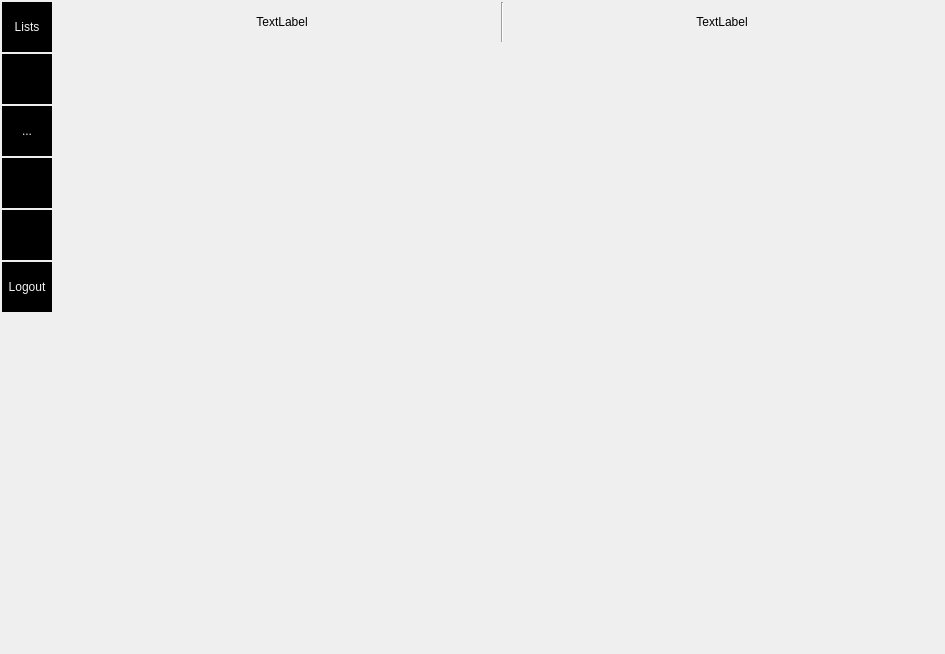
<?xml version="1.0" encoding="UTF-8"?>
<ui version="4.0">
 <class>MainPage</class>
 <widget class="QWidget" name="MainPage">
  <property name="geometry">
   <rect>
    <x>0</x>
    <y>0</y>
    <width>945</width>
    <height>654</height>
   </rect>
  </property>
  <property name="windowTitle">
   <string>Form</string>
  </property>
  <layout class="QGridLayout" name="gridLayout">
   <property name="leftMargin">
    <number>2</number>
   </property>
   <property name="topMargin">
    <number>2</number>
   </property>
   <property name="rightMargin">
    <number>2</number>
   </property>
   <property name="bottomMargin">
    <number>2</number>
   </property>
   <property name="spacing">
    <number>2</number>
   </property>
   <item row="0" column="1">
    <layout class="QGridLayout" name="gridLayout_2">
     <item row="0" column="0">
      <widget class="QWidget" name="BalanceHolder" native="true">
       <property name="minimumSize">
        <size>
         <width>0</width>
         <height>40</height>
        </size>
       </property>
       <property name="maximumSize">
        <size>
         <width>16777215</width>
         <height>40</height>
        </size>
       </property>
       <property name="styleSheet">
        <string notr="true"/>
       </property>
       <layout class="QHBoxLayout" name="horizontalLayout">
        <property name="leftMargin">
         <number>16</number>
        </property>
        <property name="topMargin">
         <number>0</number>
        </property>
        <property name="bottomMargin">
         <number>0</number>
        </property>
        <item>
         <spacer name="horizontalSpacer_3">
          <property name="orientation">
           <enum>Qt::Horizontal</enum>
          </property>
          <property name="sizeHint" stdset="0">
           <size>
            <width>40</width>
            <height>20</height>
           </size>
          </property>
         </spacer>
        </item>
        <item>
         <widget class="QLabel" name="CurrentBalance">
          <property name="styleSheet">
           <string notr="true">color: black;</string>
          </property>
          <property name="text">
           <string>TextLabel</string>
          </property>
          <property name="alignment">
           <set>Qt::AlignCenter</set>
          </property>
         </widget>
        </item>
        <item>
         <spacer name="horizontalSpacer_2">
          <property name="orientation">
           <enum>Qt::Horizontal</enum>
          </property>
          <property name="sizeHint" stdset="0">
           <size>
            <width>40</width>
            <height>20</height>
           </size>
          </property>
         </spacer>
        </item>
        <item>
         <widget class="Line" name="line">
          <property name="sizePolicy">
           <sizepolicy hsizetype="Fixed" vsizetype="Preferred">
            <horstretch>0</horstretch>
            <verstretch>0</verstretch>
           </sizepolicy>
          </property>
          <property name="minimumSize">
           <size>
            <width>0</width>
            <height>0</height>
           </size>
          </property>
          <property name="orientation">
           <enum>Qt::Vertical</enum>
          </property>
         </widget>
        </item>
        <item>
         <spacer name="horizontalSpacer">
          <property name="orientation">
           <enum>Qt::Horizontal</enum>
          </property>
          <property name="sizeHint" stdset="0">
           <size>
            <width>40</width>
            <height>20</height>
           </size>
          </property>
         </spacer>
        </item>
        <item>
         <widget class="QLabel" name="ProjectedBalance">
          <property name="styleSheet">
           <string notr="true">color: black;</string>
          </property>
          <property name="text">
           <string>TextLabel</string>
          </property>
          <property name="alignment">
           <set>Qt::AlignCenter</set>
          </property>
         </widget>
        </item>
        <item>
         <spacer name="horizontalSpacer_4">
          <property name="orientation">
           <enum>Qt::Horizontal</enum>
          </property>
          <property name="sizeHint" stdset="0">
           <size>
            <width>40</width>
            <height>20</height>
           </size>
          </property>
         </spacer>
        </item>
       </layout>
      </widget>
     </item>
     <item row="2" column="0">
      <widget class="QStackedWidget" name="Display">
       <property name="currentIndex">
        <number>-1</number>
       </property>
      </widget>
     </item>
    </layout>
   </item>
   <item row="0" column="0" alignment="Qt::AlignLeft|Qt::AlignTop">
    <widget class="QWidget" name="NavigationBar" native="true">
     <property name="sizePolicy">
      <sizepolicy hsizetype="Preferred" vsizetype="Preferred">
       <horstretch>0</horstretch>
       <verstretch>0</verstretch>
      </sizepolicy>
     </property>
     <property name="minimumSize">
      <size>
       <width>50</width>
       <height>0</height>
      </size>
     </property>
     <property name="maximumSize">
      <size>
       <width>50</width>
       <height>16777215</height>
      </size>
     </property>
     <property name="layoutDirection">
      <enum>Qt::LeftToRight</enum>
     </property>
     <property name="styleSheet">
      <string notr="true"/>
     </property>
     <layout class="QVBoxLayout" name="verticalLayout">
      <property name="spacing">
       <number>2</number>
      </property>
      <property name="leftMargin">
       <number>0</number>
      </property>
      <property name="topMargin">
       <number>0</number>
      </property>
      <property name="rightMargin">
       <number>0</number>
      </property>
      <property name="bottomMargin">
       <number>0</number>
      </property>
      <item>
       <widget class="QToolButton" name="mainToolButton">
        <property name="sizePolicy">
         <sizepolicy hsizetype="Fixed" vsizetype="Fixed">
          <horstretch>0</horstretch>
          <verstretch>0</verstretch>
         </sizepolicy>
        </property>
        <property name="minimumSize">
         <size>
          <width>50</width>
          <height>50</height>
         </size>
        </property>
        <property name="autoFillBackground">
         <bool>false</bool>
        </property>
        <property name="styleSheet">
         <string notr="true">border-radius: 0px;
color: rgb(243, 243, 243);
background-color: black;</string>
        </property>
        <property name="text">
         <string>Lists</string>
        </property>
       </widget>
      </item>
      <item>
       <widget class="QToolButton" name="toolButton_5">
        <property name="sizePolicy">
         <sizepolicy hsizetype="Fixed" vsizetype="Fixed">
          <horstretch>0</horstretch>
          <verstretch>0</verstretch>
         </sizepolicy>
        </property>
        <property name="minimumSize">
         <size>
          <width>50</width>
          <height>50</height>
         </size>
        </property>
        <property name="autoFillBackground">
         <bool>false</bool>
        </property>
        <property name="styleSheet">
         <string notr="true">border-radius: 0px;
background-color: black;</string>
        </property>
        <property name="text">
         <string>...</string>
        </property>
       </widget>
      </item>
      <item>
       <widget class="QToolButton" name="toolButton_3">
        <property name="sizePolicy">
         <sizepolicy hsizetype="Fixed" vsizetype="Fixed">
          <horstretch>0</horstretch>
          <verstretch>0</verstretch>
         </sizepolicy>
        </property>
        <property name="minimumSize">
         <size>
          <width>50</width>
          <height>50</height>
         </size>
        </property>
        <property name="autoFillBackground">
         <bool>false</bool>
        </property>
        <property name="styleSheet">
         <string notr="true">border-radius: 0px;
color: rgb(243, 243, 243);
background-color: black;</string>
        </property>
        <property name="text">
         <string>...</string>
        </property>
       </widget>
      </item>
      <item>
       <widget class="QToolButton" name="toolButton_4">
        <property name="enabled">
         <bool>true</bool>
        </property>
        <property name="sizePolicy">
         <sizepolicy hsizetype="Fixed" vsizetype="Fixed">
          <horstretch>0</horstretch>
          <verstretch>0</verstretch>
         </sizepolicy>
        </property>
        <property name="minimumSize">
         <size>
          <width>50</width>
          <height>50</height>
         </size>
        </property>
        <property name="autoFillBackground">
         <bool>false</bool>
        </property>
        <property name="styleSheet">
         <string notr="true">border-radius: 0px;
background-color: black;</string>
        </property>
        <property name="text">
         <string>...</string>
        </property>
       </widget>
      </item>
      <item>
       <widget class="QToolButton" name="toolButton_2">
        <property name="sizePolicy">
         <sizepolicy hsizetype="Fixed" vsizetype="Fixed">
          <horstretch>0</horstretch>
          <verstretch>0</verstretch>
         </sizepolicy>
        </property>
        <property name="minimumSize">
         <size>
          <width>50</width>
          <height>50</height>
         </size>
        </property>
        <property name="autoFillBackground">
         <bool>false</bool>
        </property>
        <property name="styleSheet">
         <string notr="true">border-radius: 0px;
background-color: black;</string>
        </property>
        <property name="text">
         <string>...</string>
        </property>
       </widget>
      </item>
      <item>
       <widget class="QToolButton" name="logoutToolButton">
        <property name="sizePolicy">
         <sizepolicy hsizetype="Fixed" vsizetype="Fixed">
          <horstretch>0</horstretch>
          <verstretch>0</verstretch>
         </sizepolicy>
        </property>
        <property name="minimumSize">
         <size>
          <width>50</width>
          <height>50</height>
         </size>
        </property>
        <property name="autoFillBackground">
         <bool>false</bool>
        </property>
        <property name="styleSheet">
         <string notr="true">border-radius: 0px;
color: rgb(243, 243, 243);
background-color: black;</string>
        </property>
        <property name="text">
         <string>Logout</string>
        </property>
       </widget>
      </item>
      <item>
       <spacer name="verticalSpacer">
        <property name="orientation">
         <enum>Qt::Vertical</enum>
        </property>
        <property name="sizeType">
         <enum>QSizePolicy::Preferred</enum>
        </property>
        <property name="sizeHint" stdset="0">
         <size>
          <width>20</width>
          <height>16777215</height>
         </size>
        </property>
       </spacer>
      </item>
     </layout>
    </widget>
   </item>
  </layout>
 </widget>
 <resources/>
 <connections/>
</ui>
